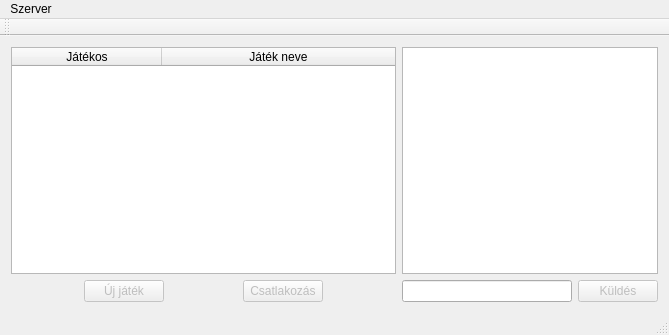
<?xml version="1.0" encoding="UTF-8"?>
<ui version="4.0">
 <class>LobbyWindow</class>
 <widget class="QMainWindow" name="LobbyWindow">
  <property name="geometry">
   <rect>
    <x>0</x>
    <y>0</y>
    <width>669</width>
    <height>335</height>
   </rect>
  </property>
  <property name="windowTitle">
   <string>PewPew Artillery</string>
  </property>
  <widget class="QWidget" name="centralWidget">
   <layout class="QHBoxLayout" name="horizontalLayout_3" stretch="3,2">
    <item>
     <layout class="QVBoxLayout" name="verticalLayout">
      <item>
       <widget class="QTableWidget" name="gamesTable">
        <property name="editTriggers">
         <set>QAbstractItemView::NoEditTriggers</set>
        </property>
        <property name="alternatingRowColors">
         <bool>true</bool>
        </property>
        <property name="selectionMode">
         <enum>QAbstractItemView::SingleSelection</enum>
        </property>
        <property name="selectionBehavior">
         <enum>QAbstractItemView::SelectRows</enum>
        </property>
        <property name="showGrid">
         <bool>false</bool>
        </property>
        <property name="columnCount">
         <number>2</number>
        </property>
        <attribute name="horizontalHeaderVisible">
         <bool>true</bool>
        </attribute>
        <attribute name="horizontalHeaderCascadingSectionResizes">
         <bool>false</bool>
        </attribute>
        <attribute name="horizontalHeaderDefaultSectionSize">
         <number>150</number>
        </attribute>
        <attribute name="horizontalHeaderHighlightSections">
         <bool>false</bool>
        </attribute>
        <attribute name="horizontalHeaderMinimumSectionSize">
         <number>50</number>
        </attribute>
        <attribute name="horizontalHeaderStretchLastSection">
         <bool>true</bool>
        </attribute>
        <attribute name="verticalHeaderVisible">
         <bool>false</bool>
        </attribute>
        <attribute name="verticalHeaderDefaultSectionSize">
         <number>17</number>
        </attribute>
        <column>
         <property name="text">
          <string>Játékos</string>
         </property>
        </column>
        <column>
         <property name="text">
          <string>Játék neve</string>
         </property>
        </column>
       </widget>
      </item>
      <item>
       <layout class="QHBoxLayout" name="gameBottomPanel">
        <property name="spacing">
         <number>6</number>
        </property>
        <item>
         <widget class="QPushButton" name="newGameButton">
          <property name="enabled">
           <bool>false</bool>
          </property>
          <property name="sizePolicy">
           <sizepolicy hsizetype="Fixed" vsizetype="Fixed">
            <horstretch>0</horstretch>
            <verstretch>0</verstretch>
           </sizepolicy>
          </property>
          <property name="text">
           <string>Új játék</string>
          </property>
         </widget>
        </item>
        <item>
         <widget class="QPushButton" name="joinButton">
          <property name="enabled">
           <bool>false</bool>
          </property>
          <property name="sizePolicy">
           <sizepolicy hsizetype="Fixed" vsizetype="Fixed">
            <horstretch>0</horstretch>
            <verstretch>0</verstretch>
           </sizepolicy>
          </property>
          <property name="text">
           <string>Csatlakozás</string>
          </property>
         </widget>
        </item>
       </layout>
      </item>
     </layout>
    </item>
    <item>
     <layout class="QVBoxLayout" name="chatPanel">
      <item>
       <widget class="QPlainTextEdit" name="chatBox"/>
      </item>
      <item>
       <layout class="QHBoxLayout" name="chatBottomPanel">
        <item>
         <widget class="QLineEdit" name="chatInputBox"/>
        </item>
        <item>
         <widget class="QPushButton" name="chatButton">
          <property name="enabled">
           <bool>false</bool>
          </property>
          <property name="text">
           <string>Küldés</string>
          </property>
         </widget>
        </item>
       </layout>
      </item>
     </layout>
    </item>
   </layout>
  </widget>
  <widget class="QMenuBar" name="menuBar">
   <property name="geometry">
    <rect>
     <x>0</x>
     <y>0</y>
     <width>669</width>
     <height>21</height>
    </rect>
   </property>
   <widget class="QMenu" name="menuSzerver">
    <property name="title">
     <string>Szerver</string>
    </property>
    <addaction name="actionConnect"/>
    <addaction name="actionDisconnect"/>
    <addaction name="separator"/>
    <addaction name="actionExit"/>
   </widget>
   <addaction name="menuSzerver"/>
  </widget>
  <widget class="QToolBar" name="mainToolBar">
   <attribute name="toolBarArea">
    <enum>TopToolBarArea</enum>
   </attribute>
   <attribute name="toolBarBreak">
    <bool>false</bool>
   </attribute>
  </widget>
  <widget class="QStatusBar" name="statusBar"/>
  <action name="actionConnect">
   <property name="text">
    <string>Csatlakozás...</string>
   </property>
  </action>
  <action name="actionDisconnect">
   <property name="text">
    <string>Lekapcsolódás</string>
   </property>
  </action>
  <action name="actionExit">
   <property name="text">
    <string>Kilépés</string>
   </property>
   <property name="shortcut">
    <string>Ctrl+X</string>
   </property>
  </action>
 </widget>
 <layoutdefault spacing="6" margin="11"/>
 <resources/>
 <connections>
  <connection>
   <sender>actionExit</sender>
   <signal>triggered()</signal>
   <receiver>LobbyWindow</receiver>
   <slot>close()</slot>
   <hints>
    <hint type="sourcelabel">
     <x>-1</x>
     <y>-1</y>
    </hint>
    <hint type="destinationlabel">
     <x>334</x>
     <y>167</y>
    </hint>
   </hints>
  </connection>
  <connection>
   <sender>actionConnect</sender>
   <signal>triggered()</signal>
   <receiver>LobbyWindow</receiver>
   <slot>connectToServerClicked()</slot>
   <hints>
    <hint type="sourcelabel">
     <x>-1</x>
     <y>-1</y>
    </hint>
    <hint type="destinationlabel">
     <x>334</x>
     <y>167</y>
    </hint>
   </hints>
  </connection>
  <connection>
   <sender>chatInputBox</sender>
   <signal>returnPressed()</signal>
   <receiver>LobbyWindow</receiver>
   <slot>sendButtonClicked()</slot>
   <hints>
    <hint type="sourcelabel">
     <x>490</x>
     <y>291</y>
    </hint>
    <hint type="destinationlabel">
     <x>334</x>
     <y>167</y>
    </hint>
   </hints>
  </connection>
  <connection>
   <sender>chatButton</sender>
   <signal>clicked()</signal>
   <receiver>LobbyWindow</receiver>
   <slot>sendButtonClicked()</slot>
   <hints>
    <hint type="sourcelabel">
     <x>620</x>
     <y>292</y>
    </hint>
    <hint type="destinationlabel">
     <x>334</x>
     <y>167</y>
    </hint>
   </hints>
  </connection>
  <connection>
   <sender>newGameButton</sender>
   <signal>clicked()</signal>
   <receiver>LobbyWindow</receiver>
   <slot>newGameClicked()</slot>
   <hints>
    <hint type="sourcelabel">
     <x>123</x>
     <y>292</y>
    </hint>
    <hint type="destinationlabel">
     <x>334</x>
     <y>167</y>
    </hint>
   </hints>
  </connection>
  <connection>
   <sender>gamesTable</sender>
   <signal>itemSelectionChanged()</signal>
   <receiver>LobbyWindow</receiver>
   <slot>gameSelectionChanged()</slot>
   <hints>
    <hint type="sourcelabel">
     <x>202</x>
     <y>158</y>
    </hint>
    <hint type="destinationlabel">
     <x>334</x>
     <y>167</y>
    </hint>
   </hints>
  </connection>
  <connection>
   <sender>joinButton</sender>
   <signal>clicked()</signal>
   <receiver>LobbyWindow</receiver>
   <slot>joinGameClicked()</slot>
   <hints>
    <hint type="sourcelabel">
     <x>279</x>
     <y>292</y>
    </hint>
    <hint type="destinationlabel">
     <x>334</x>
     <y>167</y>
    </hint>
   </hints>
  </connection>
  <connection>
   <sender>actionDisconnect</sender>
   <signal>triggered()</signal>
   <receiver>LobbyWindow</receiver>
   <slot>disconnectClicked()</slot>
   <hints>
    <hint type="sourcelabel">
     <x>-1</x>
     <y>-1</y>
    </hint>
    <hint type="destinationlabel">
     <x>334</x>
     <y>167</y>
    </hint>
   </hints>
  </connection>
 </connections>
 <slots>
  <slot>sendButtonClicked()</slot>
  <slot>connectToServerClicked()</slot>
  <slot>disconnectClicked()</slot>
  <slot>connected(QString)</slot>
  <slot>disconnected()</slot>
  <slot>newGameClicked()</slot>
  <slot>joinGameClicked()</slot>
  <slot>gameSelectionChanged()</slot>
 </slots>
</ui>
